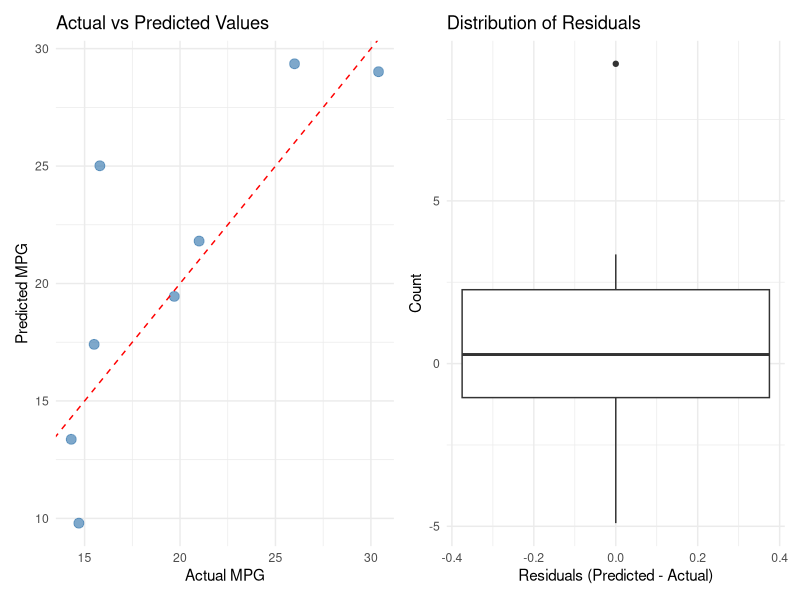

This chart was generated by the following R code:
## ---- chunk 1
knitr::opts_chunk$set(echo = TRUE, warning = FALSE, message = FALSE)

## ---- chunk 2
library(tidyverse)
library(caret)
library(kableExtra)
## ---- chunk 3
cat("Dataset dimensions:", dim(mtcars)[1], "rows and", dim(mtcars)[2], "columns\n")
cat("Target variable: mpg (Miles per Gallon)\n")
cat("Predictor variables:", paste(names(mtcars)[-1], collapse = ", "), "\n")
## ---- chunk 4
# Set seed for reproducibility
set.seed(123)

# Create 70/30 train-test split
train_index <- createDataPartition(mtcars$mpg, p = 0.7, list = FALSE)
train_data <- mtcars[train_index, ]
test_data <- mtcars[-train_index, ]

cat("Training set size:", nrow(train_data), "observations\n")
cat("Test set size:", nrow(test_data), "observations\n")
## ---- chunk 5
# Train linear regression model
model <- lm(mpg ~ ., data = train_data) # The dot represents all other variables

# Model summary
summary(model)
## ---- chunk 6
# Predict on test data
predictions <- predict(model, newdata = test_data)

# Create results data frame
results <- data.frame(
  Actual = test_data$mpg,
  Predicted = predictions
)
head(results)
## ---- chunk 7
# Calculate metrics
rmse <- sqrt(mean((results$Actual - results$Predicted)^2))
mae <- mean(abs(results$Actual - results$Predicted))
r2 <- cor(results$Actual, results$Predicted)^2
mape <- mean(abs((results$Actual - results$Predicted)/results$Actual)) * 100

# Create metrics table
metrics_table <- data.frame(
  Metric = c("RMSE", "MAE", "R-squared", "MAPE (%)"),
  Value = c(
    round(rmse, 3),
    round(mae, 3),
    round(r2, 3),
    round(mape, 3)
  ),
  Description = c(
    "Root Mean Square Error",
    "Mean Absolute Error", 
    "Coefficient of Determination",
    "Mean Absolute Percentage Error"
  )
)

# Display metrics table
kable(metrics_table, caption = "Model Performance Metrics on Test Set") %>%
  kable_styling(bootstrap_options = c("striped", "hover", "condensed"))
## ---- chunk 8
# Create visualization
library(patchwork)

p1 <- ggplot(results, aes(x = Actual, y = Predicted)) +
  geom_point(color = "steelblue", size = 3, alpha = 0.7) +
  geom_abline(intercept = 0, slope = 1, color = "red", linetype = "dashed") +
  labs(title = "Actual vs Predicted Values",
       x = "Actual MPG",
       y = "Predicted MPG") +
  theme_minimal()

p2 <- ggplot(results, aes(y = Predicted - Actual)) +
  geom_boxplot() +
  labs(title = "Distribution of Residuals",
       x = "Residuals (Predicted - Actual)",
       y = "Count") +
  theme_minimal()

p1 + p2
## ---- chunk 9
# Perform k-fold cross-validation on training data
set.seed(123)
cv_model <- train(mpg ~ ., 
                  data = train_data,
                  method = "lm",
                  trControl = trainControl(method = "cv", number = 5))

cv_results <- cv_model$results
kable(cv_results, caption = "5-Fold Cross-Validation Results") %>%
  kable_styling(bootstrap_options = c("striped", "hover", "condensed"))
